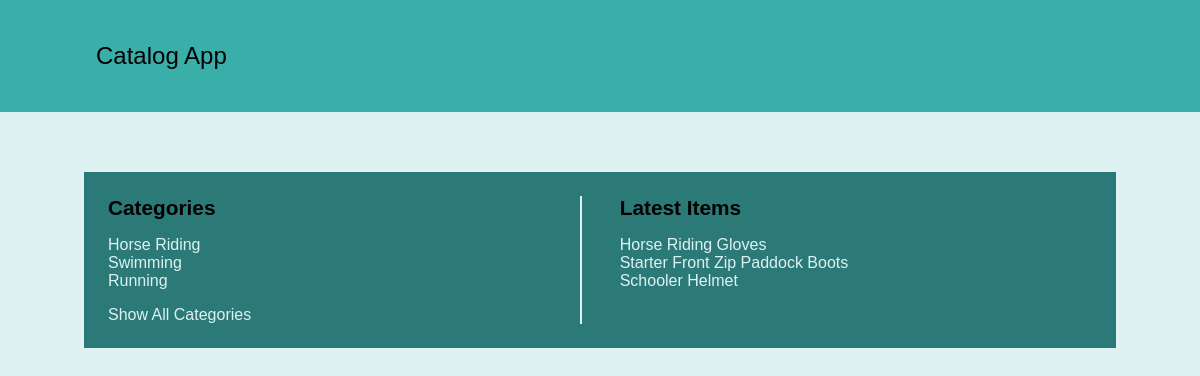
Page /main/1/items on the earlier database version.
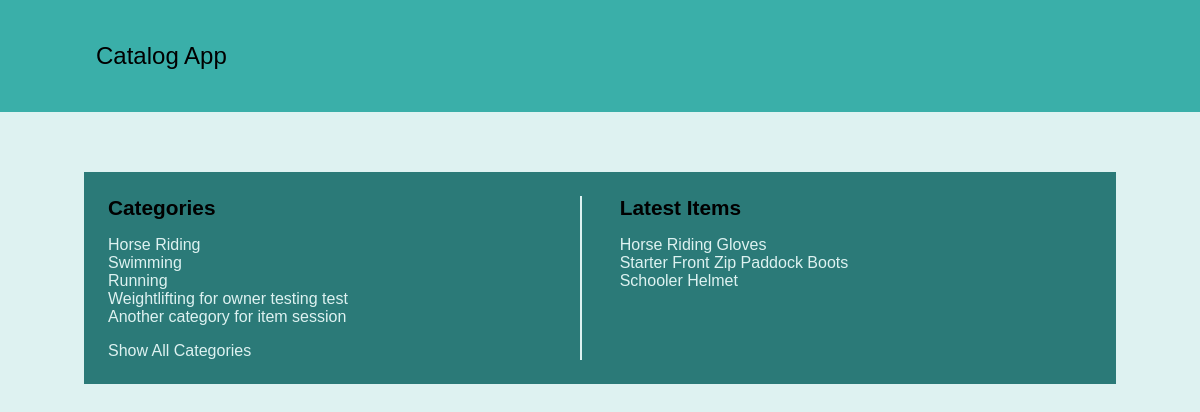
Same page on the later database version.
### database_setup.py (models this page shows, shortened)
class Category(Base):
    __tablename__ = 'category'
    id = Column(Integer, primary_key=True)
    name = Column(String(80), nullable=False)
    user_id = Column(Integer, ForeignKey('user.id'))
    user = relationship(User)

class Item(Base):
    __tablename__ = 'items'
    id = Column(Integer, primary_key=True)
    name = Column(String(80), nullable=False)
    description = Column(String(250))
    price = Column(String(8))
    category_id = Column(Integer, ForeignKey('category.id'))
    category = relationship(Category)
    user_id = Column(Integer, ForeignKey('user.id'))
    user = relationship(User)

### application.py (the view)
@app.route('/main/<int:category_id>/items')
def showItemsForCategory(category_id):
    session = create_session()
    categories = session.query(Category).all()
    category = session.query(Category).filter_by(id=category_id).one()
    items = session.query(Item).filter_by(category_id=category.id)
    if 'username' not in login_session:
        state = generateState()
        return render_template('publicShowItemsForCategory.html',
                               STATE=state,
                               categories=categories,
                               items=items,
                               category=category)
    return render_template('mainItemsForCategory.html',
                           categories=categories,
                           items=items,
                           category=category)

### application.py (called while the page is built)
def create_session():
    engine = create_engine('sqlite:///items_catalog.db')
    Base.metadata.bind = engine
    DBSession = sessionmaker(bind=engine)
    session = DBSession()
    return session

def generateState():
    state = ''.join(
        random.choice(string.ascii_uppercase + string.digits)
        for x in range(32))
    login_session['state'] = state
    return state

### templates/publicShowItemsForCategory.html (shortened to what this page needs)
<html>
<head>
	<link rel="stylesheet" type="text/css" href="{{ url_for('static', filename='styles.css') }}">
</head>
<body>
  <div class="up-bar">
	  <div class="title">
	      Catalog App
		</div>
	</div>
  <div class="container dark-blue">
  	<div class="categories-part border">
  		<div class="list-title bold">
  			Categories
  		</div>
      <ul class='list'>
  		{% for category in categories %}
  			<li><a href='{{url_for("showItemsForCategory", category_id = category.id) }}'>{{category.name}}</a></li>
  		{% endfor %}
      </ul>
        <div class="create">
          <a class="create" href = '{{url_for("showCategories")}}'>Show All Categories</a>
  	     </div>
  		</div>
      <div class="items-part">
    		<div class="list-title bold">
    			Latest Items
    		</div>
    		<ul class='list'>
      		{% for item in items %}
        			<li><a href='{{url_for("showOneItem",
                category_id = item.category_id, item_id = item.id) }}'>{{item.name}}</a></li>
      		{% endfor %}
        </ul>
    		</div>
    </div>
</body>
</html>

Differences in the rows shown:
added Category: name "Weightlifting for owner testing test"
added Category: name "Another category for item session"
